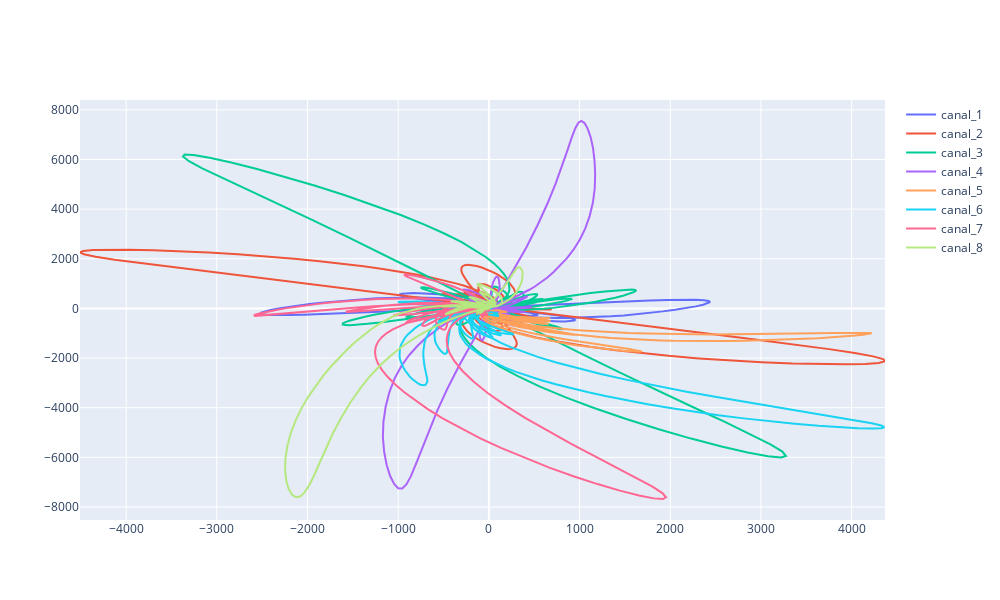

Notebook source saved alongside this figure:
### Code cell
from plotly.subplots import make_subplots
import plotly.graph_objects as go

fig = make_subplots(rows=1, cols=1)

for i in range(int(len(cols)/2)):
    fig.add_trace(
    go.Scatter(x=df48.iloc[:,2*i], y=df48.iloc[:,2*i+1], name=canales[i]))

fig.update_layout(height=600, width=1000)
fig.show()

### Figure 1 — Plotly figure (JSON) as saved in the notebook; plotly's stock layout.template omitted (floating-point values rounded to 4 significant figures; data arrays with more than 128 entries replaced by an {"elided": "..."} marker saying what was removed)
{"data": [{"name": "canal_1", "type": "scatter", "x": {"elided": "4250 int values"}, "y": {"elided": "4250 int values"}}, {"name": "canal_2", "type": "scatter", "x": {"elided": "4250 int values"}, "y": {"elided": "4250 int values"}}, {"name": "canal_3", "type": "scatter", "x": {"elided": "4250 int values"}, "y": {"elided": "4250 int values"}}, {"name": "canal_4", "type": "scatter", "x": {"elided": "4250 int values"}, "y": {"elided": "4250 int values"}}, {"name": "canal_5", "type": "scatter", "x": {"elided": "4250 int values"}, "y": {"elided": "4250 int values"}}, {"name": "canal_6", "type": "scatter", "x": {"elided": "4250 int values"}, "y": {"elided": "4250 int values"}}, {"name": "canal_7", "type": "scatter", "x": {"elided": "4250 int values"}, "y": {"elided": "4250 int values"}}, {"name": "canal_8", "type": "scatter", "x": {"elided": "4250 int values"}, "y": {"elided": "4250 int values"}}], "layout": {"height": 600, "width": 1000, "xaxis": {"anchor": "y", "domain": [0, 1]}, "yaxis": {"anchor": "x", "domain": [0, 1]}}}
